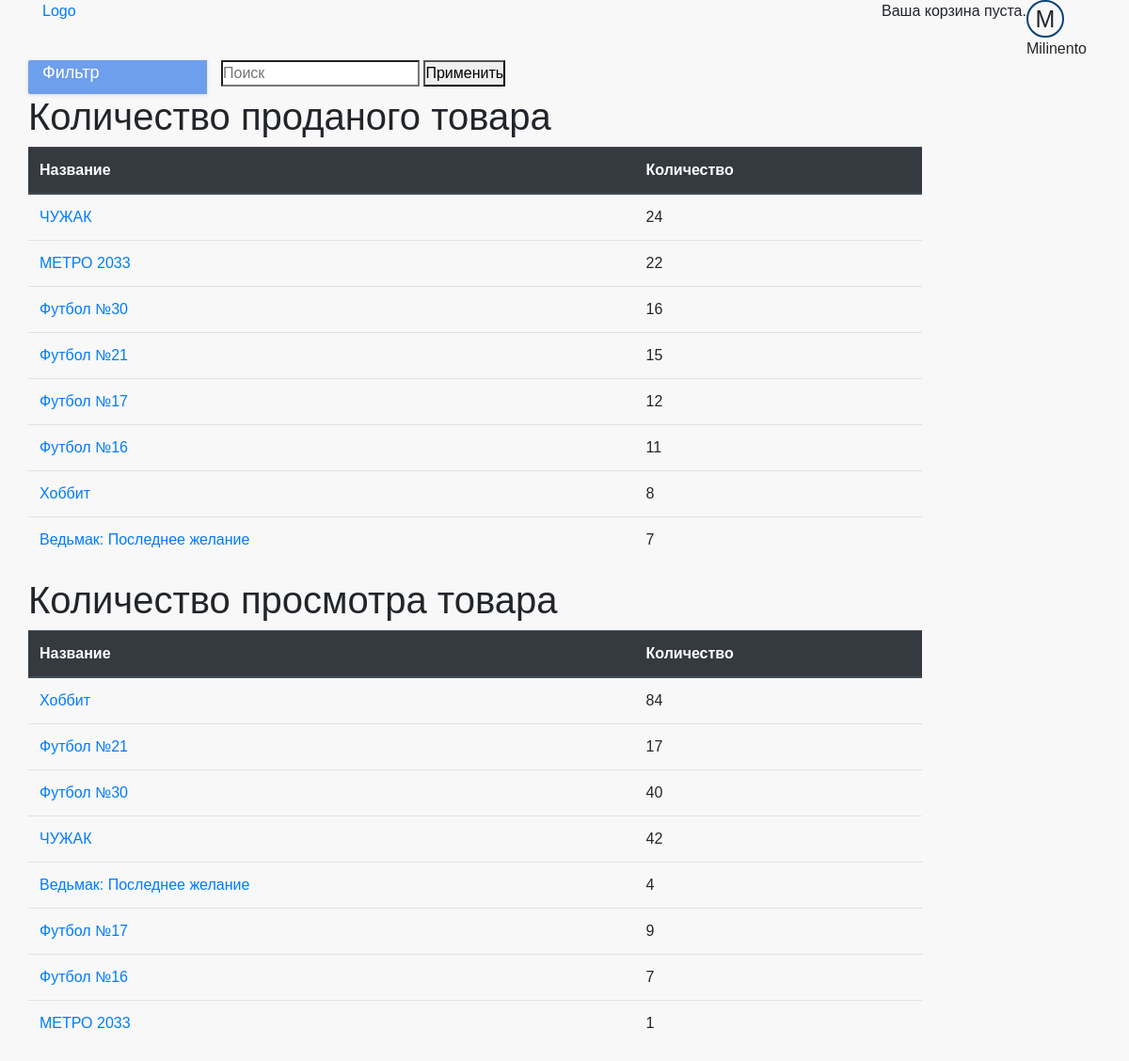
Page /dashboard/statistics/ (signed in) on the committed database.
### store/models.py (models this page shows, shortened)
class Product(models.Model):
    category = models.ForeignKey(Category, on_delete=models.SET_NULL, null=True)
    name = models.CharField(max_length=100, verbose_name='Название', help_text="Enter book name.", blank=True)
    publisher = models.ForeignKey(Publisher, on_delete=models.SET_NULL, null=True)
    price = models.DecimalField(max_digits=10, verbose_name='Цена', decimal_places=2, help_text="Enter price book",
                                validators=[MinValueValidator(1)],
                                blank=True)
    Discounts = models.DecimalField(max_digits=10, verbose_name='Скидка', decimal_places=2, help_text="Enter discounts",
                                    validators=[MinValueValidator(0)],
                                    blank=True)
    image = models.ImageField(upload_to='images/products/', verbose_name='Изображение', blank=True, null=True)
    slug = models.SlugField(max_length=100)
    def __str__(self):
        return self.name
    class Meta:
        ordering = ['-id']
    def get_absolute_url(self):
        if self.category.name == 'Книги':
            return reverse('store:book_detail', kwargs={'slug': self.slug})
        else:
            return reverse('store:magazine_detail', kwargs={'slug': self.slug})

### dashboard/models.py (models this page shows)
class ViewStatistics(models.Model):
    product = models.ForeignKey(Product, on_delete=models.CASCADE, verbose_name='Товар', null=True)
    quantity = models.IntegerField(verbose_name='Количество просмотров', blank=True, null=True)

### dashboard/views.py (the view)
# urls.py: urlpatterns = [path('statistics/', views.StatisticsView.as_view(), name='store_statistics'),
class StatisticsView(PermissionRequiredMixin, View):
    permission_required = PERMISSION_ON_SITE['moderator']
    def get(self, request):
        return render(request, 'dashboard/statistics_detail.html',
                      context={'get_quantity_of_product_sold': get_quantity_of_product_sold(),
                               'get_views_product_statistics': ViewStatistics.objects.all()})

### cart/cart.py (called while the page is built)
    def __len__(self):
        return self.cart.__len__()

### cart/cart_in_model.py (called while the page is built)
    def __len__(self):
        quantity = Cart.objects.filter(user=self.user).aggregate(Sum('quantity'))
        return quantity['quantity__sum']

### cart/context_processors.py (called while the page is built)
def cart(request):
    return {'cart_info': CartManager(request)}

### dashboard/store_statistics.py (called while the page is built)
def get_quantity_of_product_sold():
    quantity_of_product_sold_dict = {}
    sorted_dict = {}
    for purchase_product in Product.objects.all():
        quantity = Purchase.objects.filter(product=purchase_product).aggregate(Sum('quantity'))
        if quantity['quantity__sum'] is not None:
            quantity_of_product_sold_dict[purchase_product] = quantity['quantity__sum']
        else:
            quantity_of_product_sold_dict[purchase_product] = 0
    sorted_keys = sorted(quantity_of_product_sold_dict, key=quantity_of_product_sold_dict.get,
                         reverse=True)
    for product in sorted_keys:
        sorted_dict[product] = quantity_of_product_sold_dict[product]
    return sorted_dict

### dashboard/templates/dashboard/statistics_detail.html
{% extends 'base_generic.html' %}
{% block content%}
    <h1>Количество проданого товара</h1>
    <table class="table">
     <thead class="thead-dark">
        <tr>
          <th scope="col">Название</th>
          <th scope="col">Количество</th>
        </tr>
        </thead>
    <tbody>
     {% for product, quantity in get_quantity_of_product_sold.items %}
      <tr>
      <td><a href="{{ product.get_absolute_url }}">{{ product }}</a></td>
      <td>{{ quantity }}</td>
      </tr>
    {% endfor %}
    </tbody>
  </table>
      <h1>Количество просмотра товара</h1>
    <table class="table">
     <thead class="thead-dark">
        <tr>
          <th scope="col">Название</th>
          <th scope="col">Количество</th>
        </tr>
        </thead>
    <tbody>
     {% for item in get_views_product_statistics %}
      <tr>
      <td><a href="{{ item.product.get_absolute_url }}">{{ item.product }}</a></td>
      <td>{{ item.quantity }}</td>
      </tr>
    {% endfor %}
    </tbody>
  </table>
{% endblock %}

### store/templates/base_generic.html (shortened to what this page needs)
<!DOCTYPE html>
<html lang="en">
<head>
  {% load static %}
  <link rel="stylesheet" href="https://stackpath.bootstrapcdn.com/bootstrap/4.3.1/css/bootstrap.min.css"
>
  <link rel="stylesheet" type="text/css" href="{% static 'store/style.css' %}"/>
</head>
<body>
<header>
  <div class="container">
    <div class="header-top-line">
      <div class="row">
        <div class="col-6"><a href="{% url 'store:index' %}">Logo</a></div>
        <div class="col-6 login-menu">
          <div class="cart">
            {% with total_items=cart_info|length %}
              {% if cart_info|length > 0 %}
                Ваша корзина:
                <a href="{% url "cart:cart_detail" %}">
                  <span id="cart_quantity">{{ total_items }} </span>;
                  <span class="cart_total_price"> {{ cart_info.get_total_price }} </span> UAH
                </a>
              {% else %}
                Ваша корзина пуста.
              {% endif %}
            {% endwith %}
          </div>
          {% if user.is_authenticated %}
            <div id="dropdown-menu" class="avatar">
              <div class="avatar__image">
                {{ user.get_username|first|upper }}
              </div>
              {{ user.get_username }}
            </div>
          {% else %}
            <div><a href="{% url 'login' %}?next={{ request.path }}">Войти</a></div>
            <div><a href="{% url 'profile:sign_up' %}?next={{ request.path }}">Регистрация</a></div>
          {% endif %}
        </div>
      </div>
    </div>
    <div class="header-bottom-line">
      <div class="row">
        <div class="col-12 col-md-3 col-xl-2 header-dropdown-menu">
          <span>Фильтр</span>
        </div>
        <div class="col-12 col-md-7 col-xl-10 search-line">
          <form action="{% url "store:search" %}" method="get" class="search-form">
            <label class="">
              <input id="search" class="search-form__input" type="search" name="q" placeholder="Поиск">
            </label>
            <button class="search-form__button" type="submit" value="apply">Применить</button>
          </form>
        </div>
      </div>
    </div>
  </div>
</header>
<div class="container">
  <div class="row">
    <div class="{% if is_shown_by_default %}col-12 {% else %} col-12 col-md-9 col-xl-10 center-wrapper {% endif %}">
      {% block content %}
      {% endblock %}
    </div>
  </div>
</div>
</body>
</html>

### static/store/style.css (style rules this page uses)
* { margin: 0; padding: 0; }
body { background-color: #f8f8f8 !important; font-family: 'Fira Sans', sans-serif; }
header { z-index: 2; position: relative; }
.avatar__image { width: 40px; height: 40px; border: 2px solid #0c4277; border-radius: 50%; overflow: hidden; text-align: center; font-size: 25px; }
.login-menu { display: flex; justify-content: flex-end; }
.header-dropdown-menu { background-color: #6e9fec; border-radius: 2px 0 0 2px; box-shadow: 0 0 2px 0 rgba(51, 51, 51, .05), 0 1px 4px 0 rgba(51, 51, 51, .15); font-size: 18px; color: #fff; }
#dropdown-menu { width: auto; }
.search-line { display: block; }
.center-wrapper { display: block; position: relative; padding: 0; }

### rows in the picture
Product: name "ЧУЖАК", quantity "24"
Product: name "МЕТРО 2033", quantity "22"
Product: name "Футбол №30", quantity "16"
Product: name "Футбол №21", quantity "15"
Product: name "Футбол №17", quantity "12"
Product: name "Футбол №16", quantity "11"
Product: name "Хоббит", quantity "8"
Product: name "Ведьмак: Последнее желание", quantity "7"
ViewStatistics: product "Хоббит", quantity "84"
ViewStatistics: product "Футбол №21", quantity "17"
ViewStatistics: product "Футбол №30", quantity "40"
ViewStatistics: product "ЧУЖАК", quantity "42"
ViewStatistics: product "Ведьмак: Последнее желание", quantity "4"
ViewStatistics: product "Футбол №17", quantity "9"
ViewStatistics: product "Футбол №16", quantity "7"
ViewStatistics: product "МЕТРО 2033", quantity "1"

### other values in the picture
{{ user.get_username|first|upper }} "M"
{{ user.get_username }} "Milinento"
